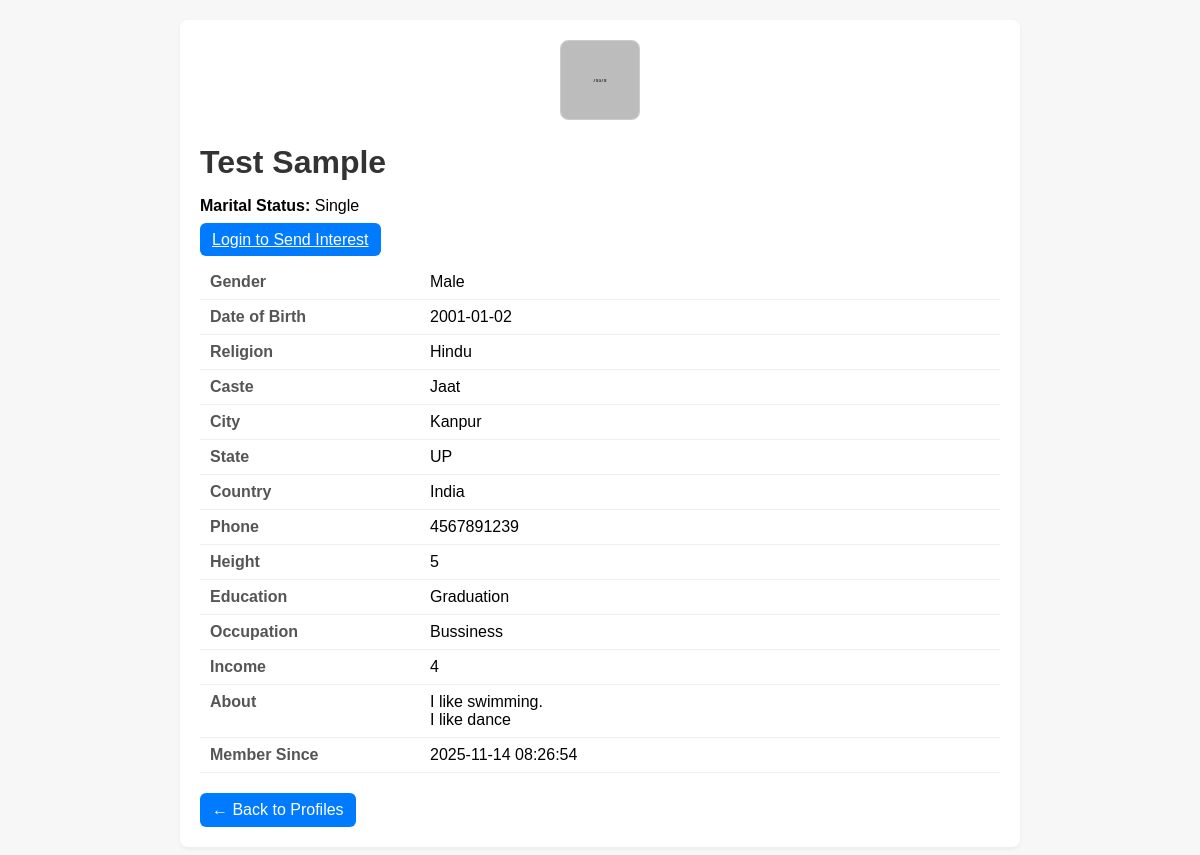
Screenshot of /user_profile.php?id=14 with the database file from the repository.
### tables this page shows
CREATE TABLE `users` (
  `id` int(11) NOT NULL,
  `name` varchar(191) NOT NULL,
  `email` varchar(191) NOT NULL,
  `password` varchar(255) NOT NULL,
  `gender` varchar(20) DEFAULT NULL,
  `dob` date DEFAULT NULL,
  `religion` varchar(100) DEFAULT NULL,
  `caste` varchar(100) DEFAULT NULL,
  `city` varchar(120) DEFAULT NULL,
  `state` varchar(120) DEFAULT NULL,
  `country` varchar(120) DEFAULT NULL,
  `phone` varchar(30) DEFAULT NULL,
  `about` text DEFAULT NULL,
  `is_approved` tinyint(1) DEFAULT 0,
  `created_at` datetime DEFAULT current_timestamp(),
  `marital_status` enum('Single','Engaged','Married') NOT NULL DEFAULT 'Single',
  `married_to` int(11) DEFAULT NULL
);

CREATE TABLE `photos` (
  `id` int(11) NOT NULL,
  `user_id` int(11) NOT NULL,
  `file_path` varchar(255) DEFAULT NULL,
  `is_primary` tinyint(1) DEFAULT 0,
  `uploaded_at` datetime DEFAULT current_timestamp()
);

CREATE TABLE `user_profiles` (
  `id` int(11) NOT NULL,
  `user_id` int(11) NOT NULL,
  `height` varchar(20) DEFAULT NULL,
  `education` varchar(150) DEFAULT NULL,
  `occupation` varchar(150) DEFAULT NULL,
  `income` varchar(100) DEFAULT NULL,
  `marital_status` varchar(50) DEFAULT NULL,
  `about` text DEFAULT NULL
);

### auth.php (called while the page is built, shortened)
<?php
function is_logged_in()
{
    return !empty($_SESSION["user_id"]);
}
global $pdo;
if (!is_logged_in()) {
    return null;
}
$stmt1 = $pdo->prepare(
    "SELECT id,name,email,city,is_approved FROM users WHERE id=?"
);
$stmt1->execute([$_SESSION["user_id"]]);
return $stmt1->fetch();

### user_profile.php (the view, shortened to what this page needs)
<?php
require_once __DIR__ . '/src/auth.php';
require_once __DIR__ . '/src/db.php';
$uid = (int)$_GET['id'];
$stmt = $pdo->prepare("
    SELECT
        u.id, u.name, u.email, u.gender, u.dob, u.city, u.state, u.country,
        u.phone, u.religion, u.caste, u.marital_status, u.about, u.is_approved, u.created_at,
        up.height, up.education, up.occupation, up.income, up.about AS profile_about,
        p.file_path
    FROM users u
    LEFT JOIN user_profiles up ON up.user_id = u.id
    LEFT JOIN photos p ON p.user_id = u.id AND p.is_primary = 1
    WHERE u.id = ? AND u.is_approved = 1
    LIMIT 1
");
$stmt->execute([$uid]);
$user = $stmt->fetch(PDO::FETCH_ASSOC);
function h($v) { return htmlspecialchars($v ?? '', ENT_QUOTES, 'UTF-8'); }
?>
<!doctype html>
<html>
<head>
</head>
<body>
  <div class="profile-container">
    <div class="photo">
      <?php if (!empty($user['file_path'])): ?>
        <img src="uploads/<?php echo h($user['file_path']); ?>" alt="Profile Photo">
      <?php else: ?>
        <div style="width:180px;height:180px;line-height:180px;background:#eee;border-radius:8px;color:#888;display:inline-block;">
          No Photo
        </div>
      <?php endif; ?>
    </div>
    <h1><?php echo h($user['name']); ?></h1>
    <p><strong>Marital Status:</strong> <?php echo h($user['marital_status'] ?? 'Not specified'); ?></p>
    <?php if (is_logged_in()): ?>
      <?php
        $current_user_id = (int)$_SESSION['user_id'];
        $viewed_user_id  = (int)$user['id'];
        if ($current_user_id !== $viewed_user_id) {
            $stmt = $pdo->prepare('SELECT id, status, created_at FROM interests WHERE sender_id = ? AND receiver_id = ? LIMIT 1');
            $stmt->execute([$current_user_id, $viewed_user_id]);
            $interest = $stmt->fetch();
            echo '<div style="margin:10px 0;">';
            if (!$interest) {
                echo '<form method="post" action="send_interest.php" style="display:inline;">
                        <input type="hidden" name="receiver_id" value="'.$viewed_user_id.'">
                        <button type="submit" class="btn btn-primary">Send Interest</button>
                      </form>';
            } else {
                echo '<span class="status">Interest status: <strong>'.h($interest['status']).'</strong> (sent on '.h($interest['created_at']).')</span>';
            }
            echo ' <a href="messages.php?with='.$viewed_user_id.'" class="btn btn-secondary">Message</a>';
            echo '</div>';
        }
      ?>
    <?php else: ?>
      <p><a href="login.php" class="btn btn-primary">Login to Send Interest</a></p>
    <?php endif; ?>
    <table>
      <tr><td>Gender</td><td><?php echo h($user['gender']); ?></td></tr>
      <tr><td>Date of Birth</td><td><?php echo h($user['dob']); ?></td></tr>
      <tr><td>Religion</td><td><?php echo h($user['religion']); ?></td></tr>
      <tr><td>Caste</td><td><?php echo h($user['caste']); ?></td></tr>
      <tr><td>City</td><td><?php echo h($user['city']); ?></td></tr>
      <tr><td>State</td><td><?php echo h($user['state']); ?></td></tr>
      <tr><td>Country</td><td><?php echo h($user['country']); ?></td></tr>
      <tr><td>Phone</td><td><?php echo h($user['phone']); ?></td></tr>
      <tr><td>Height</td><td><?php echo h($user['height']); ?></td></tr>
      <tr><td>Education</td><td><?php echo h($user['education']); ?></td></tr>
      <tr><td>Occupation</td><td><?php echo h($user['occupation']); ?></td></tr>
      <tr><td>Income</td><td><?php echo h($user['income']); ?></td></tr>
      <tr><td>About</td><td><?php echo nl2br(h($user['profile_about'] ?? $user['about'])); ?></td></tr>
      <tr><td>Member Since</td><td><?php echo h($user['created_at']); ?></td></tr>
    </table>
    <a class="back" href="index.php">← Back to Profiles</a>
  </div>
</body>
</html>

### user_profile.php (style rules this page uses)
body { font-family: Arial, sans-serif; background:#f7f7f7; margin:0; padding:20px; }
.profile-container { background:#fff; max-width:800px; margin:auto; border-radius:8px; padding:20px; box-shadow:0 2px 4px rgba(0,0,0,0.05); }
.photo { text-align:center; margin-bottom:20px; }
.photo img { max-width:180px; border-radius:8px; border:1px solid #ccc; }
h1 { margin:0 0 10px 0; color:#333; }
table { width:100%; border-collapse:collapse; margin-top:10px; }
td { padding:8px 10px; border-bottom:1px solid #eee; vertical-align:top; }
td:first-child { width:200px; font-weight:bold; color:#555; }
a.back { display:inline-block; margin-top:20px; background:#007bff; color:#fff; text-decoration:none; padding:8px 12px; border-radius:6px; }
.btn { padding:8px 12px; border:none; border-radius:6px; cursor:pointer; }
.btn-primary { background:#007bff; color:#fff; }

### rows the page displays
users: photos.file_path (picture), name "Test Sample", marital_status "Single", gender "Male", dob "2001-01-02", religion "Hindu", caste "Jaat", city "Kanpur", state "UP", country "India", phone "4567891239", user_profiles.height "5", user_profiles.education "Graduation", user_profiles.occupation "Bussiness", user_profiles.income "4", user_profiles.about "I like swimming. I like dance", created_at "2025-11-14 08:26:54"
